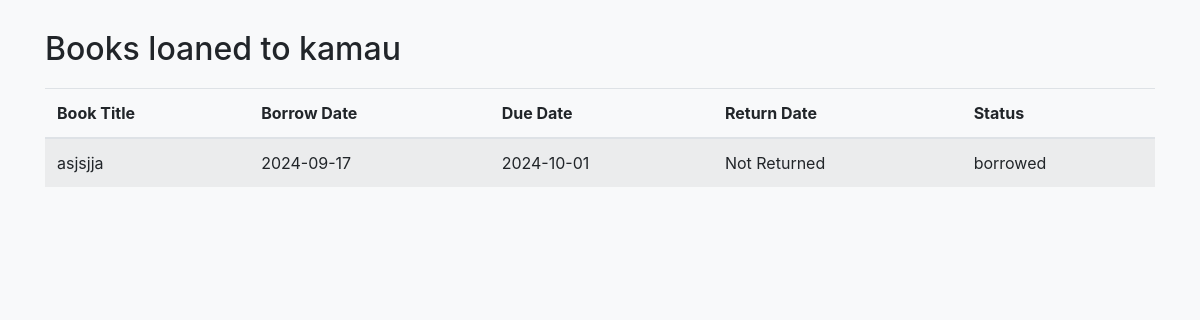
Page /librarian/member/1/loans on the earlier database version.
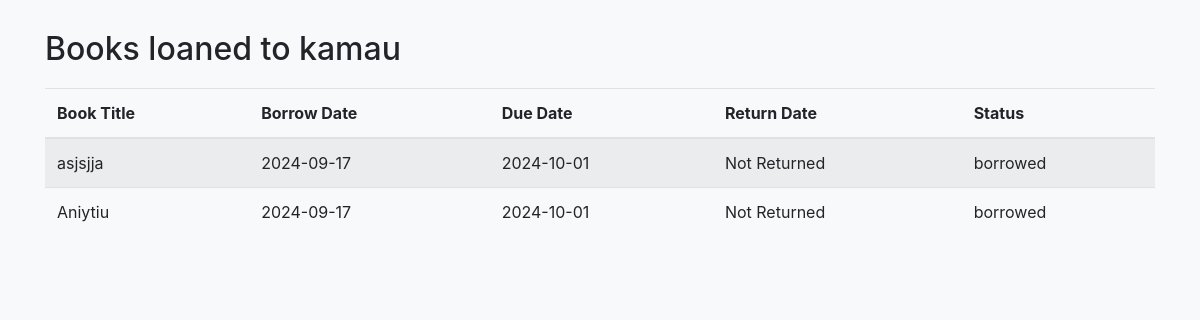
Same page on the later database version.
### models.py (models this page shows, shortened)
class Loan(db.Model):
    id = db.Column(db.Integer, primary_key=True)
    book_id = db.Column(db.Integer, db.ForeignKey('book.id'), nullable=False)
    member_id = db.Column(db.Integer, db.ForeignKey('member.id'), nullable=False)
    borrow_date = db.Column(db.DateTime, default=datetime.utcnow)
    return_date = db.Column(db.DateTime, nullable=True)
    due_date = db.Column(db.DateTime, default=lambda: datetime.utcnow() + timedelta(days=14))
    status = db.Column(db.String(50), default='borrowed')  # Options: 'borrowed', 'returned', 'overdue'
    book = db.relationship('Book', backref=db.backref('loans', lazy=True))

class Book(db.Model):
    id = db.Column(db.Integer, primary_key=True)
    picture = db.Column(db.String(120), nullable=True)
    title = db.Column(db.String(150), nullable=False)
    author = db.Column(db.String(100), nullable=False)
    isbn = db.Column(db.String(20), unique=True, nullable=False)
    genre = db.Column(db.String(50), nullable=True)
    description = db.Column(db.String(50), nullable=False)
    publication_year = db.Column(db.Integer)
    available_quantity = db.Column(db.Integer, default=1)
    total_quantity = db.Column(db.Integer, default=1)
    shelf = db.Column(db.String(100), nullable=False)

### app.py (the view)
@app.route('/librarian/member/<int:member_id>/loans')
def librarian_member_loans(member_id):
    member = Member.query.get_or_404(member_id)
    loans = Loan.query.filter_by(member_id=member_id).all()
    return render_template('librarian_member_loans.html', loans=loans, member=member)

### templates/librarian_member_loans.html (shortened to what this page needs)
<!DOCTYPE html>
<html lang="en">
<head>
    <link href="https://stackpath.bootstrapcdn.com/bootstrap/4.5.2/css/bootstrap.min.css" rel="stylesheet">
</head>
<body>
<div class="container">
    <h2>Books loaned to {{ member.username }}</h2>
    <table class="table table-striped">
        <thead>
            <tr>
                <th>Book Title</th>
                <th>Borrow Date</th>
                <th>Due Date</th>
                <th>Return Date</th>
                <th>Status</th>
            </tr>
        </thead>
        <tbody>
            {% for loan in loans %}
            <tr class="{% if loan.status == 'overdue' %}table-danger{% endif %}">
                <td>{{ loan.book.title }}</td>
                <td>{{ loan.borrow_date.strftime('%Y-%m-%d') }}</td>
                <td>{{ loan.due_date.strftime('%Y-%m-%d') }}</td>
                <td>
                    {% if loan.return_date %}
                        {{ loan.return_date.strftime('%Y-%m-%d') }}
                    {% else %}
                        Not Returned
                    {% endif %}
                </td>
                <td>{{ loan.status }}</td>
            </tr>
            {% endfor %}
        </tbody>
    </table>
</div>
</body>
</html>

Differences in the rows shown:
added Loan: book "Aniytiu", borrow_date "2024-09-17", due_date "2024-10-01", shows "Not Returned", status "borrowed"
